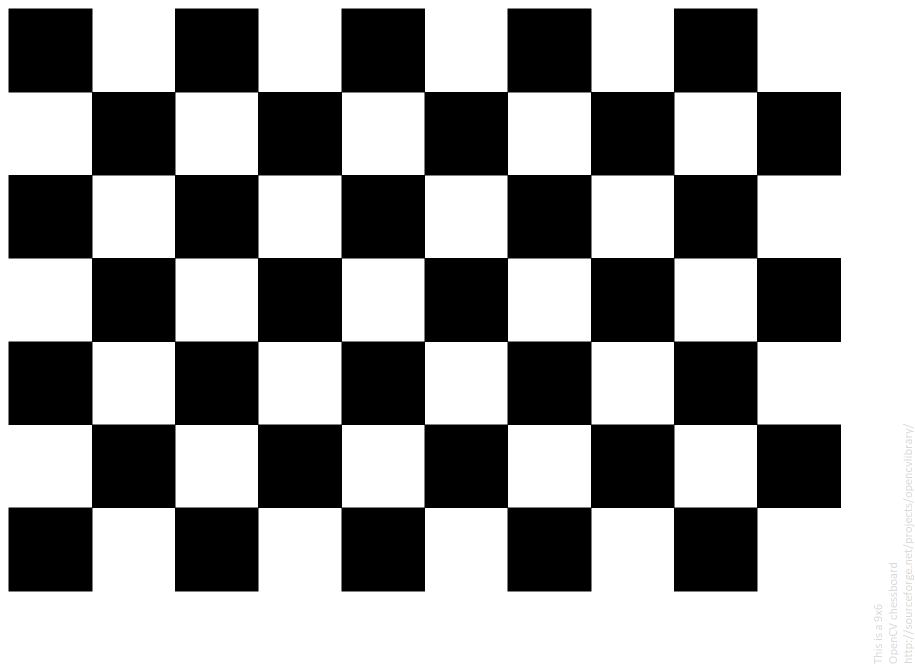
#> input picture images/pattern_chessboard.png, 1830 x 1330 px (shown at 1/2 size)
$ jupyter execute notebook.ipynb
#> lines starting #> are read from the running program, lines starting #| are printed output that depends on the picture
### src/helpers/frame_helpers.py
import copy
from hmac import new
import os
import pickle
import re
import cv2
import numpy as np
import open3d as o3d
import trimesh


class FrameHelpers:
    pickle_base_folder = 'pickle_files'
    chunk_size = 100  # Number of frames per chunk

    @staticmethod
    def get_video_frames_and_params(video_path):
        """
        Get all frames from a video.

        :param video: The video object
        :return: A list of all frames
        """
        video = cv2.VideoCapture(video_path)
        if not video.isOpened():
            raise FileNotFoundError(f"Video file not found at {video_path}")

        frame_width = int(video.get(cv2.CAP_PROP_FRAME_WIDTH)) // 2
        frame_height = int(video.get(cv2.CAP_PROP_FRAME_HEIGHT)) // 2
        new_size = (frame_width, frame_height)

        # get filename from video path
        filename = video_path.split('/')[-1][:-4]
        pickle_folder_path = f"{FrameHelpers.pickle_base_folder}/{filename}"
        print("pickle folder path:", pickle_folder_path)

        if os.path.exists(pickle_folder_path):
            try:
                frames = []
                chunk_files = sorted(os.listdir(pickle_folder_path), key=lambda x: int(
                    re.search(r'\d+', x).group()))
                for chunk_file in chunk_files:
                    print("chunk file:", chunk_file)
                    chunk_path = os.path.join(pickle_folder_path, chunk_file)
                    with open(chunk_path, 'rb') as f:
                        frames.extend(pickle.load(f))
                return frames, new_size
            except (EOFError, pickle.UnpicklingError):
                print("Pickle file is corrupted. Reprocessing the video.")

        os.makedirs(pickle_folder_path, exist_ok=False)
        print("folder path:", pickle_folder_path)

        success, frame = video.read()
        frames = []
        chunk_frames = []
        print("video was found:", success)
        i = 0
        chunk_index = 0
        while success:
            print("frame:", i)
            frame = cv2.resize(frame, new_size)
            chunk_frames.append(frame)
            cv2.imshow('Frame', frame)
            i += 1
            success, frame = video.read()
            # Save chunk if it reaches the chunk size
            if len(chunk_frames) == FrameHelpers.chunk_size or not success:
                chunk_path = os.path.join(
                    pickle_folder_path, f'chunk_{chunk_index}.pkl')
                with open(chunk_path, 'wb') as f:
                    pickle.dump(chunk_frames, f)
                frames.extend(chunk_frames)
                chunk_frames = []
                chunk_index += 1

        return frames, new_size

    # [87 lines left out: functions get_video_writer, render_model, not called in this run]

### notebook.ipynb
## imports

[cell 1]
# ======= imports
import copy
import cv2
import numpy as np
from src.helpers.frame_helpers import *
import open3d as o3d

model_path = "3d_models/ImageToStl.com_rubber_duck/ImageToStl.com_rubber_duck.obj"  # Update with your model path
mesh = o3d.io.read_triangle_mesh(model_path, True)
# model = FrameHelpers.load_glb_with_materials(model_path)
# Convert to legacy format for visualization
# mesh_legacy = o3d.geometry.TriangleMesh.from_legacy(model.to_legacy())

# Check if the model has textures
print("Has vertex colors?", mesh.has_vertex_colors())
print("Has textures?", mesh.has_textures())

mesh.compute_vertex_normals()  # Compute normals for better rendering
# o3d.visualization.draw_geometries([model])

# ======= constants
feature_extractor = cv2.SIFT_create(nfeatures=500, edgeThreshold = 20)
bf = cv2.BFMatcher()

replace_image_path = 'images/pattern_chessboard.png'
replace_img = cv2.imread(replace_image_path)
#> replace_img is the input picture: shape (1330, 1830, 3); mean B, G, R 152.2, 152.2, 152.2
replace_img[replace_img == 0] = 1
if replace_img is None:
    raise FileNotFoundError(f"Replace image not found at {replace_image_path}")
# taked data previusly saved using: np.savez('calibration_data.npz', mtx=mtx, dist=dist)
calibration_data_path = 'calibration_data.npz'
# load camera calibration data
calibration_data = np.load(calibration_data_path) # keys: mtx, dist, rvecs, tvecs
#> (reads calibration_data.npz from the repository)
K = calibration_data['mtx']
dist_coeffs = calibration_data['dist']
# ====== cube object points
chessboard_size = (9, 6)
square_size = 2.5  # Cube height in cm
# Desired starting square (i, j)
i, j = 2, 3
corner_index = j * chessboard_size[0] + i

# Prepare object points
objp = np.zeros((chessboard_size[0] * chessboard_size[1], 3), np.float32)
objp[:, :2] = np.mgrid[0:chessboard_size[0], 0:chessboard_size[1]].T.reshape(-1, 2)
objp *= square_size

# Shift the object points to start from the desired square
objp[:, 0] -= i * square_size
objp[:, 1] -= j * square_size

# Cube 3D points
cube_points = 3 * square_size * np.float32([
    [0, 0, 0], [1, 0, 0], [1, 1, 0], [0, 1, 0],
    [0, 0, -1], [1, 0, -1], [1, 1, -1], [0, 1, -1]
])

cube_points_2 = 3 * square_size * np.float32([[0,0,0], [0,1,0], [1,1,0], [1,0,0],
                   [0,0,-1],[0,1,-1],[1,1,-1],[1,0,-1] ])

rectangle_points = square_size * np.float32([
    [0, 0, 0], [2, 0, 0], [2, 3, 0], [0, 3, 0],  # Bottom face
    [0, 0, -1], [2, 0, -1], [2, 3, -1], [0, 3, -1]  # Top face
])

axis = 3 * square_size * np.float32([[0, 0, 0], [1,0,0], [0,1,0], [0,0,-1]]).reshape(-1,3)

def draw_axises(img, imgpts):
    imgpts = imgpts.astype("int32")
    center = tuple(imgpts[0].ravel())
    img = cv2.line(img, center, tuple(imgpts[1].ravel()), (255,0,0), 5)
    img = cv2.line(img, center, tuple(imgpts[2].ravel()), (0,255,0), 5)
    img = cv2.line(img, center, tuple(imgpts[3].ravel()), (0,0,255), 5)
    return img

def draw_cube(img, imgpts):
    imgpts = np.int32(imgpts).reshape(-1, 2)

    # draw ground floor in green
    img = cv2.drawContours(img, [imgpts[:4]], -1, (0, 255, 0), -1)

    # draw pillars in blue color
    for i, j in zip(range(4), range(4, 8)):
        img = cv2.line(img, tuple(imgpts[i]), tuple(imgpts[j]), (255), 3)

    # draw top layer in red color
    img = cv2.drawContours(img, [imgpts[4:]], -1, (0, 0, 255), 3)

    return img

# === template image keypoint and descriptors
template_image_path = 'images/features_page-0001.jpg'
template_img = cv2.imread(template_image_path)
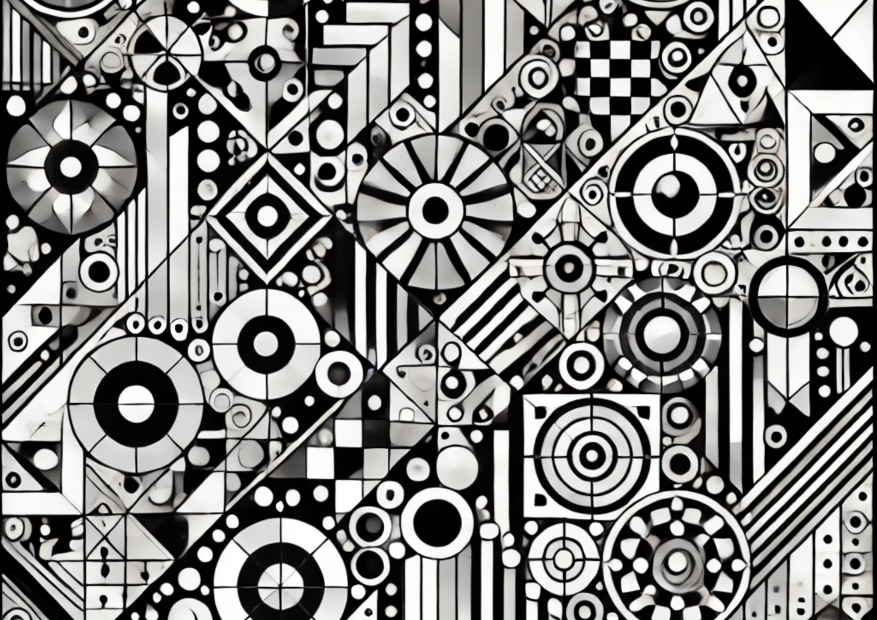
#> input picture images/features_page-0001.jpg, 1753 x 1240 px (shown at 1/2 size)
#> template_img is the input picture: shape (1240, 1753, 3); mean B, G, R 129, 130.4, 131.1
template_img = cv2.resize(
    template_img, (template_img.shape[1] // 2, template_img.shape[0] // 2))
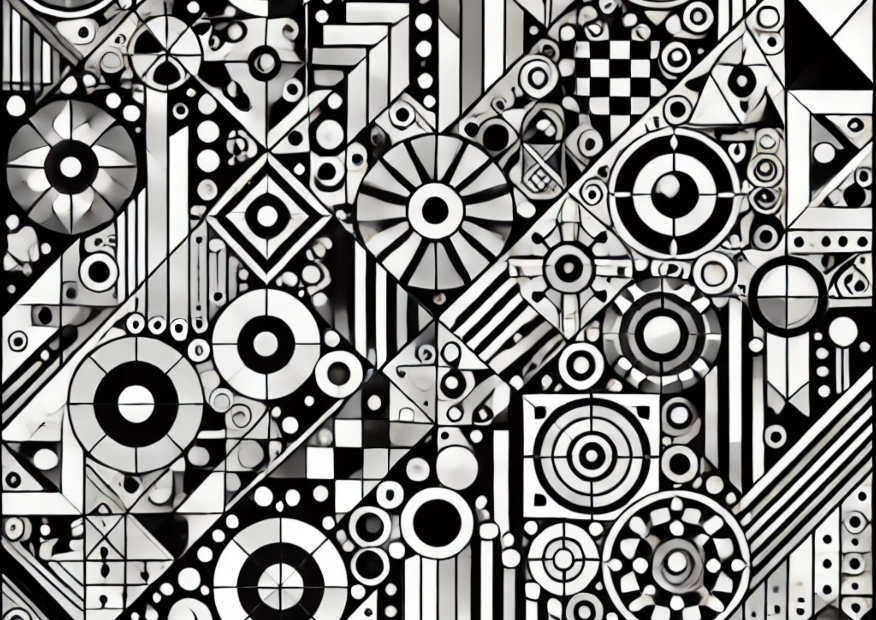
#> template_img: shape (620, 876, 3); mean B, G, R 129, 130.4, 131
replace_img = cv2.resize(
    replace_img, (template_img.shape[1], template_img.shape[0]))
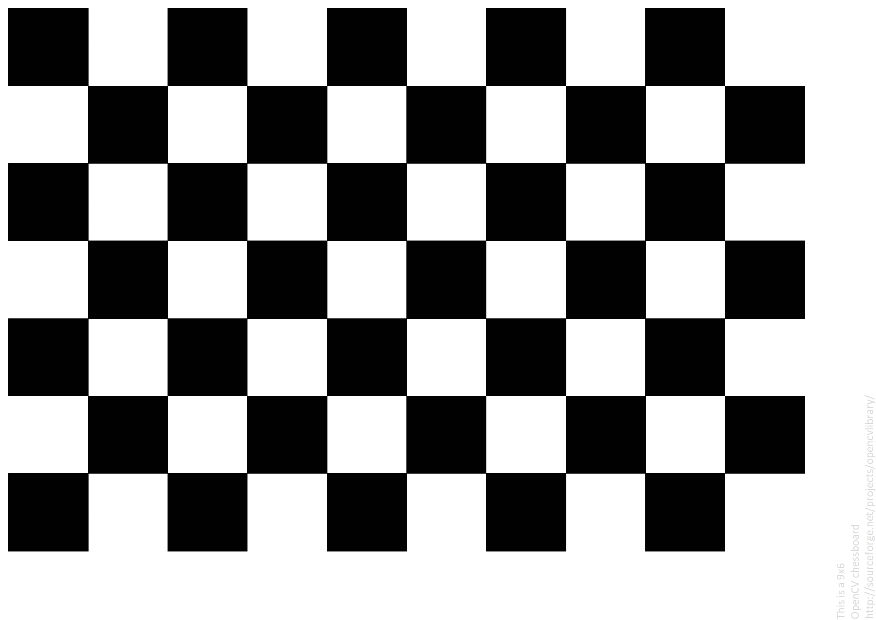
#> replace_img: shape (620, 876, 3); mean B, G, R 152.7, 152.7, 152.7
if template_img is None:
    raise FileNotFoundError(
        f"Template image not found at {template_image_path}")

gray_template = cv2.cvtColor(template_img, cv2.COLOR_BGR2GRAY)
template_keypoints, template_descriptors = feature_extractor.detectAndCompute(
    gray_template, None)
#> template_keypoints = 500 keypoints; strongest (x, y, size): (309, 401, 6.3), (827, 539, 5.6), (71, 167, 12.5), (293, 497, 9.5)

rgp_template = cv2.drawKeypoints(
    gray_template, template_keypoints, None, flags=cv2.DRAW_MATCHES_FLAGS_DRAW_RICH_KEYPOINTS)
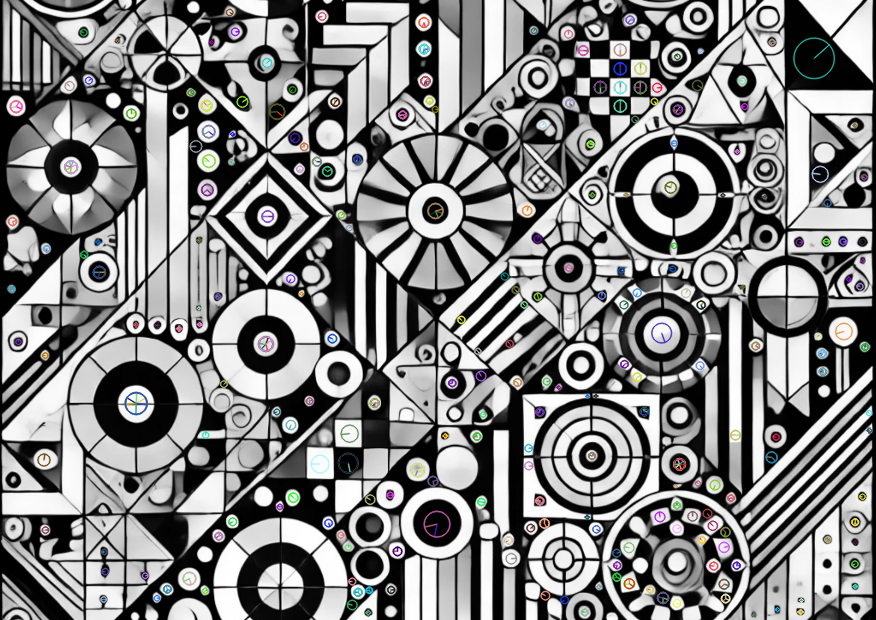
#> rgp_template: shape (620, 876, 3); mean of channels 0, 1, 2 130.3, 130.2, 130.2; drawn as B, G, R
# cv2.imshow('Template image with keypoints', rgp_template)


# ===== video input, output and metadata
step_size = 1
frame_helpers = FrameHelpers()
video_path = 'videos/videos10/video10.mp4'
frames, new_size = frame_helpers.get_video_frames_and_params(video_path)
print("frames len:", len(frames))
input_video = cv2.VideoCapture(video_path)

output_video_path = 'videos/output_perspective_warping.avi'
fps = input_video.get(cv2.CAP_PROP_FPS) // step_size
# Create a VideoWriter for saving output
output_writer = cv2.VideoWriter(
    output_video_path,
    cv2.VideoWriter_fourcc(*'XVID'),
    fps,
    new_size
)

# ========== run on all frames
width, height = frames[0].shape[1], frames[0].shape[0]    # Image dimensions
print(width, height)
fx, fy, cx, cy = K[0, 0], K[1, 1], K[0, 2], K[1, 2]

# Create Open3D intrinsic object
intrinsic = o3d.camera.PinholeCameraIntrinsic(width, height, fx, fy, cx, cy)

frame_index = 0
alpha = 0.4  # Smoothing factor for EMA
prev_H = None
frame_index = 0
print("----------------------frame index:", frame_index)

frame = frames[frame_index].copy()
# ====== find keypoints matches of frame and template
rgb_frame = cv2.cvtColor(frame, cv2.COLOR_BGR2RGB)
gray_frame = cv2.cvtColor(frame, cv2.COLOR_BGR2GRAY)

# find the keypoints and descriptors with chosen feature_extractor
kp_frame, desc_frame = feature_extractor.detectAndCompute(
    gray_frame, None)

test_frame = cv2.drawKeypoints(
    rgb_frame, kp_frame, None, flags=cv2.DRAW_MATCHES_FLAGS_DRAW_RICH_KEYPOINTS)

# cv2.imshow('Frame with keypoints', test_frame)

# ======== find homography
# Match descriptors using KNN Matcher
matches = bf.knnMatch(template_descriptors, desc_frame, k=2)

# Apply ratio test
good_match_arr = []
for m, n in matches:
    if m.distance < 1 * n.distance:
        good_match_arr.append(m)
# take top 10 with lowest distance
good_match_arr = sorted(
    good_match_arr, key=lambda x: x.distance)[:75]
if len(good_match_arr) < 4:
    print("Not enough matches found- len: ", len(good_match_arr))
    frame_index += step_size
    raise

# Extract matched keypoints
src_pts = np.array(
    [template_keypoints[m.queryIdx].pt for m in good_match_arr])
dst_pts = np.array([kp_frame[m.trainIdx].pt for m in good_match_arr])

frame = frames[frame_index].copy()
# Draw matches for visualization
match_img = cv2.drawMatches(template_img, template_keypoints, frame, kp_frame,
                            good_match_arr, None, flags=cv2.DrawMatchesFlags_NOT_DRAW_SINGLE_POINTS)
# cv2.imshow('Matches', match_img)

# Compute Homography
H, mask = cv2.findHomography(src_pts, dst_pts, cv2.RANSAC, 5.0)
# ++++++++ do warping of another image on template image
if H is not None:
    # Smooth the transition using exponential moving average
    if prev_H is not None:
        H = alpha * H + (1 - alpha) * prev_H
    prev_H = H

    # Warp the cat image using the homography
    warped_replace = cv2.warpPerspective(
        replace_img, H, (frame.shape[1], frame.shape[0]))

    # Create a mask for overlay blending
    mask_warped = np.zeros_like(frame, dtype=np.uint8)
    frame[warped_replace > 0] = 0
    # Blend the warped image onto the frame
    frame = frame + warped_replace
    # cv2.putText(frame, f"Frame: {frame_index}", (10, 30), cv2.FONT_HERSHEY_SIMPLEX, 1, (0, 255, 0), 2)
    # cv2.imshow("wraped_replace", warped_replace)
else:
    print("Homography not found")
    frame_index + step_size
    raise # take prev frame- no homography found

# imgpts = cv2.projectPoints(cube_points, rvecs[frame_index], tvecs[frame_index], mtx, dist)[0]
# drawn_image = draw_obj(frame, imgpts)
# Show output frame
# cv2.imshow('Chessboard', frame)


# ++++++++ take subset of keypoints that obey homography (both frame and reference)
# this is at most 3 lines- 2 of which are really the same
# HINT: the function from above should give you this almost completely
gray_wraped_frame = cv2.cvtColor(warped_replace, cv2.COLOR_BGR2GRAY)
ret, corners = cv2.findChessboardCorners(gray_wraped_frame, chessboard_size, None)
if not ret:
    print("Chessboard not found in warped image")
    frame_index += step_size
    raise
sub_corners = cv2.cornerSubPix(gray_wraped_frame, corners, (11, 11), (-1, -1), (cv2.TERM_CRITERIA_EPS + cv2.TERM_CRITERIA_MAX_ITER, 30, 0.001))
# Get the pixel coordinates of the desired corner
corner_pixel = np.floor(corners[corner_index][0]).astype(int)
# Draw the corner on the frame
cv2.circle(frame, tuple(corner_pixel), 10, (0, 255, 0), -1)
# ++++++++ solve PnP to get cam pose (r_vec and t_vec)
# `cv2.solvePnP` is a function that receives:
# - xyz of the template in centimeter in camera world (x,3)
# - uv coordinates (x,2) of frame that corresponds to the xyz triplets
# - camera K
# - camera dist_coeffs
# and outputs the camera pose (r_vec and t_vec) such that the uv is aligned with the xyz.
#
# NOTICE: the first input to `cv2.solvePnP` is (x,3) vector of xyz in centimeter- but we have the template keypoints in uv
# because they are all on the same plane we can assume z=0 and simply rescale each keypoint to the ACTUAL WORLD SIZE IN CM.
# For this we just need the template width and height in cm.
#
# this part is 2 rows
print(sub_corners.shape)
ret, rvec, tvec = cv2.solvePnP(objp, sub_corners, K, dist_coeffs)

# ++++++ draw object with r_vec and t_vec on top of rgb frame
# We saw how to draw cubes in camera calibration. (copy paste)
# after this works you can replace this with the draw function from the renderer class renderer.draw() (1 line)
if ret:
    imgpts = cv2.projectPoints(axis, rvec, tvec, K, dist_coeffs)[0]
    # ret, rvec, tvec = cv2.solvePnP(axis, imgpts, K, dist_coeffs)
    draw_axises(frame, imgpts)
    # cv2.imshow(frame)
    imgpts = cv2.projectPoints(cube_points_2, rvec, tvec, K, dist_coeffs)[0]

    # draw_cube(frame, imgpts)
    # draw_cube(frame, imgpts)
    # Get the bounding box of the projected points
    x_min, y_min = np.min(imgpts[:, 0, :], axis=0).astype(int)
    x_max, y_max = np.max(imgpts[:, 0, :], axis=0).astype(int)

    model = copy.deepcopy(mesh)

    # rendered_model = frame_helpers.render_model(
    #     model, rvec, tvec, intrinsic, width, height)
